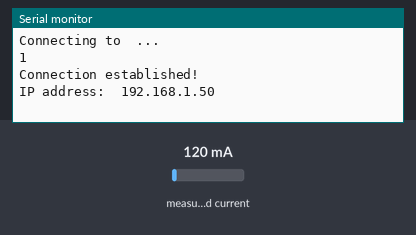
A sketch run on a simulated ESP8266 (NodeMCU). On the bench: the last lines printed to the serial monitor. The test bench sets the inputs (shaded band); at power-on: measured current 120 mA. WiFi joins after 1.5 s; servers stay silent unless stated; uploads are accepted with an empty reply.

Above: at 6.5 s.
6.6 s: measured current set to 40 mA
At 12.1 s:
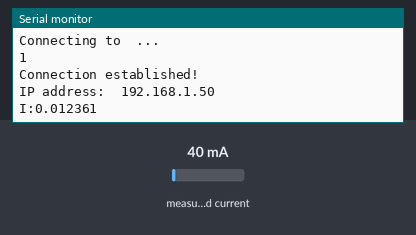
17.3 s: measured current set to 500 mA
At 22.1 s:
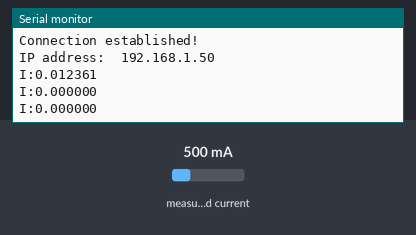
Timing chart, 0 to 23.6 s (numbered marks = the images above; inputs shaded):
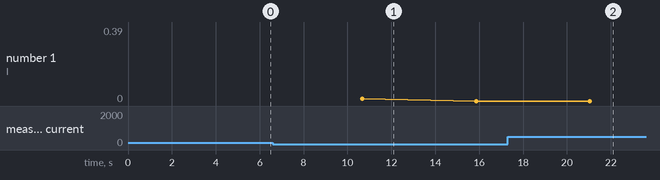

Measured:
- plotted number 1: 0 → 0.39 after the input at 17.3 s

The sketch:

powerMeter.ino
```cpp
#include "EmonLib.h"
#include "ESP8266WiFi.h"
#include "WIFIClient.h"
#include "vector"
#include "WiFiUDP.h"
#include <ESP8266HTTPClient.h>
#define UDP_PORT 6969
using namespace std;

//measurement
EnergyMonitor emon1;
double average;
double Irms;
std::vector< double > meas;
static int check = 0;
//wifi
WiFiClient client;
const char* ssid     = "";          // The SSID (name) of the Wi-Fi network you want to connect to
const char* password = "";
HTTPClient http;

WiFiUDP UDP;
IPAddress UDPIP(192,168,0,122);     //The static IP address of the deivce
char packetBuffer[255];
char  replyBuffer[] = "ack";


void sendAmper(double amp) {
    http.begin("http://.../logger.php?amper="+String(amp));   //the URL for the php logger
    int httpCode = http.GET();
    http.end();
    return;
}

void setup()
{
  Serial.begin(9600);
  delay(100);
  emon1.current(A0, 30);
  WiFi.mode(WIFI_STA);
  WiFi.begin(ssid, password);       // Connect to the network
  Serial.print("Connecting to ");
  Serial.print(ssid); Serial.println(" ...");

  int i = 0;
  while (WiFi.status() != WL_CONNECTED) { // Wait for the Wi-Fi to connect
    delay(5000);
    Serial.print(++i); Serial.print(' ');
  }

  Serial.println('\n');
  Serial.println("Connection established!");
  Serial.print("IP address:\t");
  Serial.println(WiFi.localIP());
  sendAmper(99999);
}

double measure () {

  Irms = (emon1.calcIrms(1480));
  Irms = Irms-(0.1064309542*pow(1.0986371705,Irms)); //Linear regression correction of amp values.
  if (Irms <= 0){Irms = 0;}
  meas.push_back(Irms);
  int now = millis();
    if (now >= check) {
     check = now + 57834;                            //logging every minute, minus cca 2 sec, because network delays
     average = accumulate(meas.begin(), meas.end(), 0.0)/meas.size();
     meas.clear();
     sendAmper(average);

    }
  return Irms;
  }
void loop()
{
  char f[255] = {0};
  double Ir = measure();
  delay(5000);
  snprintf(f, 255, "I:%lf", Ir);
  Serial.println(f);
  UDP.beginPacket("192.168.0.255", UDP_PORT);   //send values to 196.168.0 broadcast address for testing purposes
  UDP.write(f);
  UDP.endPacket();

}
```
